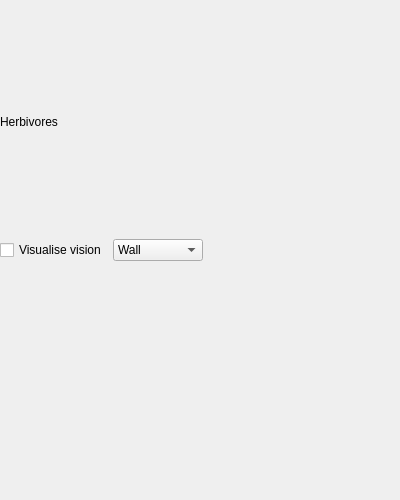
<?xml version="1.0" encoding="UTF-8"?>
<ui version="4.0">
 <class>multi_move_herbivore_widget</class>
 <widget class="QWidget" name="multi_move_herbivore_widget">
  <property name="geometry">
   <rect>
    <x>0</x>
    <y>0</y>
    <width>400</width>
    <height>500</height>
   </rect>
  </property>
  <property name="windowTitle">
   <string>Form</string>
  </property>
  <layout class="QVBoxLayout" name="verticalLayout">
   <property name="leftMargin">
    <number>0</number>
   </property>
   <property name="rightMargin">
    <number>0</number>
   </property>
   <item>
    <widget class="QLabel" name="title">
     <property name="frameShape">
      <enum>QFrame::NoFrame</enum>
     </property>
     <property name="text">
      <string>Herbivores</string>
     </property>
    </widget>
   </item>
   <item>
    <layout class="QHBoxLayout" name="vision_layout">
     <property name="spacing">
      <number>6</number>
     </property>
     <item>
      <widget class="QCheckBox" name="vision_toggle">
       <property name="text">
        <string>Visualise vision</string>
       </property>
      </widget>
     </item>
     <item>
      <widget class="QComboBox" name="vision_texture">
       <item>
        <property name="text">
         <string>Wall</string>
        </property>
       </item>
       <item>
        <property name="text">
         <string>Herbivores</string>
        </property>
       </item>
       <item>
        <property name="text">
         <string>Predators</string>
        </property>
       </item>
       <item>
        <property name="text">
         <string>Goal</string>
        </property>
       </item>
      </widget>
     </item>
     <item>
      <spacer name="horizontalSpacer">
       <property name="orientation">
        <enum>Qt::Horizontal</enum>
       </property>
       <property name="sizeHint" stdset="0">
        <size>
         <width>40</width>
         <height>20</height>
        </size>
       </property>
      </spacer>
     </item>
    </layout>
   </item>
   <item>
    <widget class="fitness_graph" name="fitness" native="true"/>
   </item>
  </layout>
 </widget>
 <customwidgets>
  <customwidget>
   <class>fitness_graph</class>
   <extends>QWidget</extends>
   <header>fitness_graph.h</header>
   <container>1</container>
  </customwidget>
 </customwidgets>
 <resources/>
 <connections/>
</ui>
